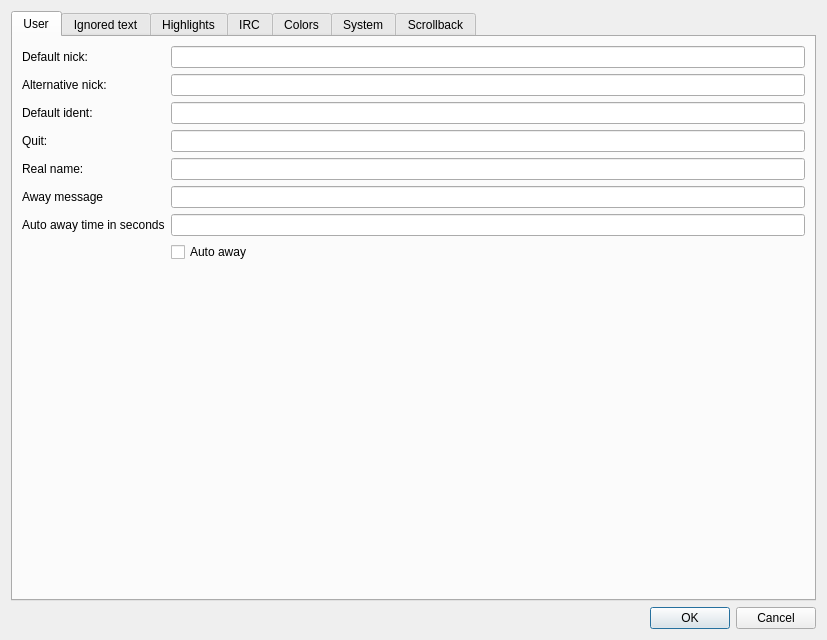
<?xml version="1.0" encoding="UTF-8"?>
<ui version="4.0">
 <class>PreferencesWin</class>
 <widget class="QDialog" name="PreferencesWin">
  <property name="geometry">
   <rect>
    <x>0</x>
    <y>0</y>
    <width>827</width>
    <height>640</height>
   </rect>
  </property>
  <property name="windowTitle">
   <string>Preferences</string>
  </property>
  <layout class="QVBoxLayout" name="verticalLayout">
   <item>
    <widget class="QTabWidget" name="tabWidget">
     <property name="currentIndex">
      <number>0</number>
     </property>
     <widget class="QWidget" name="tab_User">
      <attribute name="title">
       <string>User</string>
      </attribute>
      <layout class="QVBoxLayout" name="verticalLayout_2">
       <item>
        <layout class="QFormLayout" name="formLayout">
         <item row="0" column="0">
          <widget class="QLabel" name="label">
           <property name="text">
            <string>Default nick:</string>
           </property>
          </widget>
         </item>
         <item row="0" column="1">
          <widget class="QLineEdit" name="leNick"/>
         </item>
         <item row="1" column="0">
          <widget class="QLabel" name="label_2">
           <property name="text">
            <string>Alternative nick:</string>
           </property>
          </widget>
         </item>
         <item row="1" column="1">
          <widget class="QLineEdit" name="leNickFix"/>
         </item>
         <item row="2" column="0">
          <widget class="QLabel" name="label_3">
           <property name="text">
            <string>Default ident:</string>
           </property>
          </widget>
         </item>
         <item row="2" column="1">
          <widget class="QLineEdit" name="leIdent"/>
         </item>
         <item row="3" column="0">
          <widget class="QLabel" name="label_4">
           <property name="text">
            <string>Quit:</string>
           </property>
          </widget>
         </item>
         <item row="3" column="1">
          <widget class="QLineEdit" name="lineEdit"/>
         </item>
         <item row="4" column="0">
          <widget class="QLabel" name="label_5">
           <property name="text">
            <string>Real name:</string>
           </property>
          </widget>
         </item>
         <item row="4" column="1">
          <widget class="QLineEdit" name="lineEdit_2"/>
         </item>
         <item row="5" column="0">
          <widget class="QLabel" name="label_29">
           <property name="text">
            <string>Away message</string>
           </property>
          </widget>
         </item>
         <item row="5" column="1">
          <widget class="QLineEdit" name="lineEdit_Away"/>
         </item>
         <item row="6" column="0">
          <widget class="QLabel" name="label_30">
           <property name="text">
            <string>Auto away time in seconds</string>
           </property>
          </widget>
         </item>
         <item row="6" column="1">
          <widget class="QLineEdit" name="lineEdit_AutoAway"/>
         </item>
         <item row="7" column="1">
          <widget class="QCheckBox" name="checkBox_AutoAway">
           <property name="text">
            <string>Auto away</string>
           </property>
          </widget>
         </item>
        </layout>
       </item>
      </layout>
     </widget>
     <widget class="QWidget" name="tab_Ignored_text">
      <attribute name="title">
       <string>Ignored text</string>
      </attribute>
      <layout class="QVBoxLayout" name="verticalLayout_5">
       <item>
        <widget class="QTableWidget" name="tableWidget_2">
         <property name="alternatingRowColors">
          <bool>true</bool>
         </property>
        </widget>
       </item>
      </layout>
     </widget>
     <widget class="QWidget" name="tab_Highlights">
      <attribute name="title">
       <string>Highlights</string>
      </attribute>
      <layout class="QVBoxLayout" name="verticalLayout_4">
       <item>
        <widget class="QTableWidget" name="tableWidget">
         <property name="contextMenuPolicy">
          <enum>Qt::CustomContextMenu</enum>
         </property>
         <property name="alternatingRowColors">
          <bool>true</bool>
         </property>
        </widget>
       </item>
      </layout>
     </widget>
     <widget class="QWidget" name="tab_IRC">
      <attribute name="title">
       <string>IRC</string>
      </attribute>
      <layout class="QVBoxLayout" name="verticalLayout_7">
       <item>
        <widget class="QLabel" name="label_9">
         <property name="text">
          <string>Ignored IRC numerics:</string>
         </property>
        </widget>
       </item>
       <item>
        <widget class="QLineEdit" name="lineEdit_4"/>
       </item>
       <item>
        <widget class="QLabel" name="label_27">
         <property name="text">
          <string>User mask - used for bans / exceptions etc. ($nick, $ident, $host)</string>
         </property>
        </widget>
       </item>
       <item>
        <widget class="QLineEdit" name="le_Mask"/>
       </item>
       <item>
        <widget class="QLabel" name="label_31">
         <property name="text">
          <string>Default kick reason:</string>
         </property>
        </widget>
       </item>
       <item>
        <widget class="QLineEdit" name="lineEdit_Kick"/>
       </item>
       <item>
        <layout class="QFormLayout" name="formLayout_5">
         <item row="0" column="0">
          <widget class="QLabel" name="label_19">
           <property name="enabled">
            <bool>false</bool>
           </property>
           <property name="text">
            <string>Establish-connection timeout</string>
           </property>
          </widget>
         </item>
         <item row="0" column="1">
          <widget class="QLineEdit" name="lineEdit_Establish">
           <property name="enabled">
            <bool>false</bool>
           </property>
           <property name="text">
            <string>20</string>
           </property>
          </widget>
         </item>
         <item row="1" column="0">
          <widget class="QLabel" name="label_20">
           <property name="enabled">
            <bool>false</bool>
           </property>
           <property name="text">
            <string>Connection timeout</string>
           </property>
          </widget>
         </item>
         <item row="1" column="1">
          <widget class="QLineEdit" name="lineEdit_Timeout">
           <property name="enabled">
            <bool>false</bool>
           </property>
           <property name="text">
            <string>110</string>
           </property>
          </widget>
         </item>
         <item row="2" column="0">
          <widget class="QLabel" name="label_21">
           <property name="enabled">
            <bool>false</bool>
           </property>
           <property name="text">
            <string>client -&gt; server ping delay</string>
           </property>
          </widget>
         </item>
         <item row="2" column="1">
          <widget class="QLineEdit" name="lineEdit_PingDelay">
           <property name="enabled">
            <bool>false</bool>
           </property>
           <property name="inputMask">
            <string/>
           </property>
           <property name="text">
            <string>20</string>
           </property>
          </widget>
         </item>
         <item row="3" column="0">
          <widget class="QLabel" name="label_25">
           <property name="text">
            <string>Encoding</string>
           </property>
          </widget>
         </item>
         <item row="3" column="1">
          <widget class="QComboBox" name="comboBox_Enc">
           <property name="sizePolicy">
            <sizepolicy hsizetype="Expanding" vsizetype="Fixed">
             <horstretch>0</horstretch>
             <verstretch>0</verstretch>
            </sizepolicy>
           </property>
          </widget>
         </item>
         <item row="4" column="1">
          <widget class="QLabel" name="label_24">
           <property name="sizePolicy">
            <sizepolicy hsizetype="Expanding" vsizetype="Preferred">
             <horstretch>0</horstretch>
             <verstretch>0</verstretch>
            </sizepolicy>
           </property>
           <property name="text">
            <string>&lt;html&gt;&lt;head/&gt;&lt;body&gt;&lt;p&gt;Changing encoding will not affect existing connections, it only applies for local connections, not connections over bouncer. Default encoding is depending on Qt implementation, but it's almost always UTF-8.&lt;/p&gt;&lt;/body&gt;&lt;/html&gt;</string>
           </property>
           <property name="wordWrap">
            <bool>true</bool>
           </property>
          </widget>
         </item>
        </layout>
       </item>
       <item>
        <spacer name="verticalSpacer_2">
         <property name="orientation">
          <enum>Qt::Vertical</enum>
         </property>
         <property name="sizeHint" stdset="0">
          <size>
           <width>20</width>
           <height>40</height>
          </size>
         </property>
        </spacer>
       </item>
      </layout>
     </widget>
     <widget class="QWidget" name="tab_Colors">
      <attribute name="title">
       <string>Colors</string>
      </attribute>
      <layout class="QVBoxLayout" name="verticalLayout_6">
       <item>
        <layout class="QFormLayout" name="formLayout_3">
         <item row="0" column="0">
          <widget class="QLabel" name="label_11">
           <property name="text">
            <string>Skin</string>
           </property>
          </widget>
         </item>
         <item row="0" column="1">
          <widget class="QComboBox" name="comboBox">
           <property name="sizePolicy">
            <sizepolicy hsizetype="Expanding" vsizetype="Fixed">
             <horstretch>0</horstretch>
             <verstretch>0</verstretch>
            </sizepolicy>
           </property>
          </widget>
         </item>
         <item row="1" column="0">
          <widget class="QLabel" name="label_16">
           <property name="text">
            <string>Name</string>
           </property>
          </widget>
         </item>
         <item row="1" column="1">
          <widget class="QLineEdit" name="lineEdit_SkinName"/>
         </item>
         <item row="2" column="0">
          <widget class="QLabel" name="label_12">
           <property name="text">
            <string>Font</string>
           </property>
          </widget>
         </item>
         <item row="2" column="1">
          <widget class="QLineEdit" name="lineEdit_SkinFont"/>
         </item>
         <item row="3" column="0">
          <widget class="QLabel" name="label_13">
           <property name="text">
            <string>Size</string>
           </property>
          </widget>
         </item>
         <item row="3" column="1">
          <widget class="QLineEdit" name="lineEdit_SkinSz"/>
         </item>
         <item row="4" column="0">
          <widget class="QLabel" name="label_26">
           <property name="text">
            <string>Background</string>
           </property>
          </widget>
         </item>
         <item row="4" column="1">
          <widget class="QLineEdit" name="lineEdit_Image"/>
         </item>
        </layout>
       </item>
       <item>
        <layout class="QGridLayout" name="gridLayout">
         <item row="2" column="2">
          <widget class="QPushButton" name="pushButton_IC">
           <property name="text">
            <string>System info</string>
           </property>
          </widget>
         </item>
         <item row="4" column="1">
          <widget class="QPushButton" name="pushButton_CA">
           <property name="text">
            <string>+a</string>
           </property>
          </widget>
         </item>
         <item row="2" column="4">
          <widget class="QPushButton" name="pushButton_TC">
           <property name="text">
            <string>Timestamp</string>
           </property>
          </widget>
         </item>
         <item row="0" column="2">
          <widget class="QPushButton" name="pushButton_UC">
           <property name="text">
            <string>Unread</string>
           </property>
          </widget>
         </item>
         <item row="6" column="4">
          <widget class="QPushButton" name="pushButton_C5">
           <property name="text">
            <string>5</string>
           </property>
          </widget>
         </item>
         <item row="6" column="2">
          <widget class="QPushButton" name="pushButton_C3">
           <property name="text">
            <string>3</string>
           </property>
          </widget>
         </item>
         <item row="7" column="2">
          <widget class="QPushButton" name="pushButton_C8">
           <property name="text">
            <string>8</string>
           </property>
          </widget>
         </item>
         <item row="0" column="0">
          <widget class="QPushButton" name="pushButton_5">
           <property name="text">
            <string>Text color</string>
           </property>
          </widget>
         </item>
         <item row="8" column="4">
          <widget class="QPushButton" name="pushButton_C15">
           <property name="text">
            <string>15</string>
           </property>
          </widget>
         </item>
         <item row="8" column="3">
          <widget class="QPushButton" name="pushButton_C14">
           <property name="text">
            <string>14</string>
           </property>
          </widget>
         </item>
         <item row="2" column="3">
          <widget class="QPushButton" name="pushButton_AC">
           <property name="text">
            <string>Away</string>
           </property>
          </widget>
         </item>
         <item row="0" column="3">
          <widget class="QPushButton" name="pushButton_SC">
           <property name="text">
            <string>System color</string>
           </property>
          </widget>
         </item>
         <item row="2" column="1">
          <widget class="QPushButton" name="pushButton_EC">
           <property name="text">
            <string>Error</string>
           </property>
          </widget>
         </item>
         <item row="8" column="0">
          <widget class="QPushButton" name="pushButton_C11">
           <property name="text">
            <string>11</string>
           </property>
          </widget>
         </item>
         <item row="6" column="0">
          <widget class="QPushButton" name="pushButton_C1">
           <property name="text">
            <string>1</string>
           </property>
          </widget>
         </item>
         <item row="4" column="4">
          <widget class="QPushButton" name="pushButton_CV">
           <property name="text">
            <string>+v</string>
           </property>
          </widget>
         </item>
         <item row="4" column="0">
          <widget class="QPushButton" name="pushButton_CQ">
           <property name="text">
            <string>+q</string>
           </property>
          </widget>
         </item>
         <item row="8" column="1">
          <widget class="QPushButton" name="pushButton_C12">
           <property name="text">
            <string>12</string>
           </property>
          </widget>
         </item>
         <item row="4" column="3">
          <widget class="QPushButton" name="pushButton_CH">
           <property name="text">
            <string>+h</string>
           </property>
          </widget>
         </item>
         <item row="7" column="1">
          <widget class="QPushButton" name="pushButton_C7">
           <property name="text">
            <string>7</string>
           </property>
          </widget>
         </item>
         <item row="0" column="1">
          <widget class="QPushButton" name="pushButton_4">
           <property name="text">
            <string>Background color</string>
           </property>
          </widget>
         </item>
         <item row="7" column="0">
          <widget class="QPushButton" name="pushButton_C6">
           <property name="text">
            <string>6</string>
           </property>
          </widget>
         </item>
         <item row="7" column="4">
          <widget class="QPushButton" name="pushButton_C10">
           <property name="text">
            <string>10</string>
           </property>
          </widget>
         </item>
         <item row="6" column="1">
          <widget class="QPushButton" name="pushButton_C2">
           <property name="text">
            <string>2</string>
           </property>
          </widget>
         </item>
         <item row="7" column="3">
          <widget class="QPushButton" name="pushButton_C9">
           <property name="text">
            <string>9</string>
           </property>
          </widget>
         </item>
         <item row="8" column="2">
          <widget class="QPushButton" name="pushButton_C13">
           <property name="text">
            <string>13</string>
           </property>
          </widget>
         </item>
         <item row="0" column="4">
          <widget class="QPushButton" name="pushButton_HC">
           <property name="text">
            <string>Highlight</string>
           </property>
          </widget>
         </item>
         <item row="4" column="2">
          <widget class="QPushButton" name="pushButton_CO">
           <property name="text">
            <string>+o</string>
           </property>
          </widget>
         </item>
         <item row="2" column="0">
          <widget class="QPushButton" name="pushButton_WC">
           <property name="text">
            <string>Warning</string>
           </property>
          </widget>
         </item>
         <item row="6" column="3">
          <widget class="QPushButton" name="pushButton_C4">
           <property name="text">
            <string>4</string>
           </property>
          </widget>
         </item>
         <item row="3" column="0">
          <widget class="QPushButton" name="pushButton_UC_2">
           <property name="text">
            <string>User (in text)</string>
           </property>
          </widget>
         </item>
         <item row="3" column="1">
          <widget class="QPushButton" name="pushButton_LC">
           <property name="text">
            <string>Link</string>
           </property>
          </widget>
         </item>
        </layout>
       </item>
       <item>
        <widget class="QLabel" name="label_7">
         <property name="text">
          <string>Transparency</string>
         </property>
        </widget>
       </item>
       <item>
        <widget class="QSlider" name="horizontalSlider">
         <property name="enabled">
          <bool>false</bool>
         </property>
         <property name="maximum">
          <number>100</number>
         </property>
         <property name="orientation">
          <enum>Qt::Horizontal</enum>
         </property>
        </widget>
       </item>
       <item>
        <widget class="QLabel" name="label_18">
         <property name="text">
          <string>&lt;html&gt;&lt;head/&gt;&lt;body&gt;&lt;p&gt;&lt;span style=&quot; font-weight:600;&quot;&gt;Note:&lt;/span&gt; you must restart grumpy if you modify the skin&lt;/p&gt;&lt;/body&gt;&lt;/html&gt;</string>
         </property>
        </widget>
       </item>
       <item>
        <layout class="QHBoxLayout" name="horizontalLayout">
         <item>
          <widget class="QPushButton" name="pushButton">
           <property name="text">
            <string>Save</string>
           </property>
          </widget>
         </item>
         <item>
          <widget class="QPushButton" name="pushButton_2">
           <property name="text">
            <string>Duplicate</string>
           </property>
          </widget>
         </item>
         <item>
          <widget class="QPushButton" name="pushButton_3">
           <property name="text">
            <string>Remove</string>
           </property>
          </widget>
         </item>
        </layout>
       </item>
       <item>
        <spacer name="verticalSpacer_3">
         <property name="orientation">
          <enum>Qt::Vertical</enum>
         </property>
         <property name="sizeHint" stdset="0">
          <size>
           <width>20</width>
           <height>40</height>
          </size>
         </property>
        </spacer>
       </item>
      </layout>
     </widget>
     <widget class="QWidget" name="tab_System">
      <attribute name="title">
       <string>System</string>
      </attribute>
      <layout class="QVBoxLayout" name="verticalLayout_3">
       <item>
        <widget class="QCheckBox" name="checkBox">
         <property name="text">
          <string>Disable all checks for valid SSL certificate</string>
         </property>
        </widget>
       </item>
       <item>
        <widget class="QCheckBox" name="checkBoxSplitMs">
         <property name="text">
          <string>Split message that is longer than:</string>
         </property>
        </widget>
       </item>
       <item>
        <widget class="QLineEdit" name="lineEdit_3">
         <property name="inputMethodHints">
          <set>Qt::ImhDigitsOnly</set>
         </property>
         <property name="text">
          <string>300</string>
         </property>
        </widget>
       </item>
       <item>
        <widget class="QLabel" name="label_28">
         <property name="text">
          <string>&lt;html&gt;&lt;head/&gt;&lt;body&gt;&lt;p&gt;&lt;span style=&quot; font-weight:600;&quot;&gt;Please note:&lt;/span&gt; RFC states that every IRC message should be in total max 512 bytes, including the channel name and full user string (nick!ident@hostname)&lt;/p&gt;&lt;/body&gt;&lt;/html&gt;</string>
         </property>
         <property name="wordWrap">
          <bool>true</bool>
         </property>
        </widget>
       </item>
       <item>
        <widget class="QCheckBox" name="checkBox_Trim">
         <property name="text">
          <string>Reduce the message size to split by size of channel and user string to comply with RFC</string>
         </property>
        </widget>
       </item>
       <item>
        <widget class="QLabel" name="label_6">
         <property name="text">
          <string>Execute these commands upon start:</string>
         </property>
        </widget>
       </item>
       <item>
        <widget class="QPlainTextEdit" name="plainTextEditAutorun">
         <property name="font">
          <font>
           <family>Monospace</family>
          </font>
         </property>
        </widget>
       </item>
       <item>
        <layout class="QFormLayout" name="formLayout_2">
         <item row="0" column="0">
          <widget class="QLabel" name="label_8">
           <property name="text">
            <string>Standard header</string>
           </property>
          </widget>
         </item>
         <item row="0" column="1">
          <widget class="QLineEdit" name="lineEdit_StandardH"/>
         </item>
         <item row="1" column="0">
          <widget class="QLabel" name="label_LabelH">
           <property name="text">
            <string>Labeled header</string>
           </property>
          </widget>
         </item>
         <item row="2" column="0">
          <widget class="QLabel" name="label_10">
           <property name="text">
            <string>Channel header</string>
           </property>
          </widget>
         </item>
         <item row="1" column="1">
          <widget class="QLineEdit" name="lineEdit_LabeledH"/>
         </item>
         <item row="2" column="1">
          <widget class="QLineEdit" name="lineEdit_ChannelH"/>
         </item>
        </layout>
       </item>
       <item>
        <widget class="QCheckBox" name="checkBox_Colors">
         <property name="text">
          <string>Ctrl + K shows a color box with available colors</string>
         </property>
         <property name="checked">
          <bool>true</bool>
         </property>
        </widget>
       </item>
       <item>
        <widget class="QCheckBox" name="checkBox_UnsafeScript">
         <property name="text">
          <string>Scripting: Enable unsafe functions</string>
         </property>
        </widget>
       </item>
       <item>
        <spacer name="verticalSpacer">
         <property name="orientation">
          <enum>Qt::Vertical</enum>
         </property>
         <property name="sizeHint" stdset="0">
          <size>
           <width>20</width>
           <height>40</height>
          </size>
         </property>
        </spacer>
       </item>
      </layout>
     </widget>
     <widget class="QWidget" name="tab_Scrollback">
      <attribute name="title">
       <string>Scrollback</string>
      </attribute>
      <layout class="QVBoxLayout" name="verticalLayout_8">
       <item>
        <layout class="QFormLayout" name="formLayout_4">
         <item row="0" column="0">
          <widget class="QLabel" name="label_14">
           <property name="text">
            <string>Text format:</string>
           </property>
          </widget>
         </item>
         <item row="0" column="1">
          <widget class="QLineEdit" name="lineEdit_FormatText"/>
         </item>
         <item row="1" column="0">
          <widget class="QLabel" name="label_15">
           <property name="text">
            <string>Message:</string>
           </property>
          </widget>
         </item>
         <item row="1" column="1">
          <widget class="QLineEdit" name="lineEdit_FormatMsg"/>
         </item>
         <item row="2" column="0">
          <widget class="QLabel" name="label_17">
           <property name="text">
            <string>Action:</string>
           </property>
          </widget>
         </item>
         <item row="2" column="1">
          <widget class="QLineEdit" name="lineEdit_FormatActn"/>
         </item>
         <item row="3" column="0">
          <widget class="QLabel" name="label_FormatNotc">
           <property name="text">
            <string>Notice:</string>
           </property>
          </widget>
         </item>
         <item row="3" column="1">
          <widget class="QLineEdit" name="lineEdit_FormatNt"/>
         </item>
         <item row="4" column="0">
          <widget class="QLabel" name="label_22">
           <property name="enabled">
            <bool>false</bool>
           </property>
           <property name="text">
            <string>Link separators</string>
           </property>
          </widget>
         </item>
         <item row="5" column="0">
          <widget class="QLabel" name="label_23">
           <property name="enabled">
            <bool>false</bool>
           </property>
           <property name="text">
            <string>Generic separators</string>
           </property>
          </widget>
         </item>
         <item row="4" column="1">
          <widget class="QLineEdit" name="lineEdit_LS">
           <property name="enabled">
            <bool>false</bool>
           </property>
          </widget>
         </item>
         <item row="5" column="1">
          <widget class="QLineEdit" name="lineEdit_Sep">
           <property name="enabled">
            <bool>false</bool>
           </property>
          </widget>
         </item>
        </layout>
       </item>
      </layout>
     </widget>
    </widget>
   </item>
   <item>
    <widget class="QDialogButtonBox" name="buttonBox">
     <property name="orientation">
      <enum>Qt::Horizontal</enum>
     </property>
     <property name="standardButtons">
      <set>QDialogButtonBox::Cancel|QDialogButtonBox::Ok</set>
     </property>
    </widget>
   </item>
  </layout>
 </widget>
 <resources/>
 <connections>
  <connection>
   <sender>buttonBox</sender>
   <signal>accepted()</signal>
   <receiver>PreferencesWin</receiver>
   <slot>accept()</slot>
   <hints>
    <hint type="sourcelabel">
     <x>257</x>
     <y>531</y>
    </hint>
    <hint type="destinationlabel">
     <x>157</x>
     <y>274</y>
    </hint>
   </hints>
  </connection>
  <connection>
   <sender>buttonBox</sender>
   <signal>rejected()</signal>
   <receiver>PreferencesWin</receiver>
   <slot>reject()</slot>
   <hints>
    <hint type="sourcelabel">
     <x>325</x>
     <y>531</y>
    </hint>
    <hint type="destinationlabel">
     <x>286</x>
     <y>274</y>
    </hint>
   </hints>
  </connection>
 </connections>
</ui>
